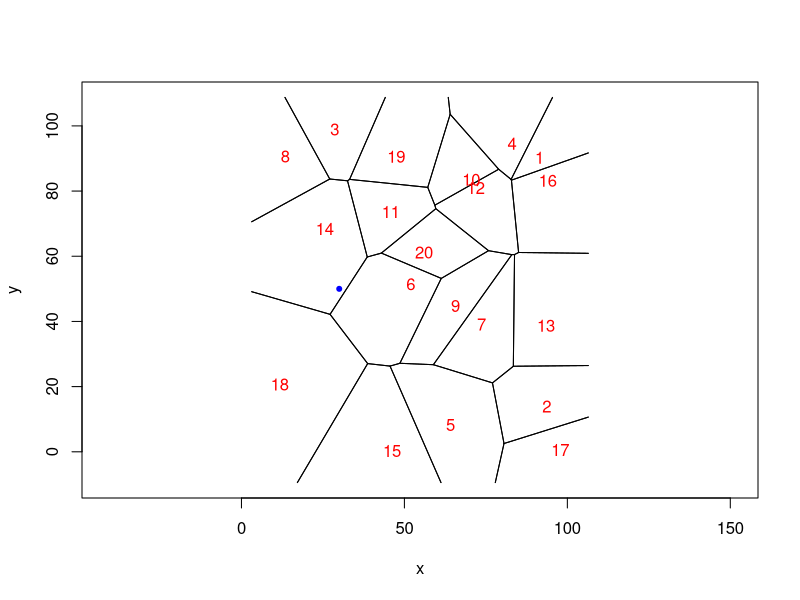

The R script that drew this image:
library(deldir)


### Name: which.tile
### Title: Determine the tile containing a given point.
### Aliases: which.tile
### Keywords: spatial

### ** Examples

set.seed(42)
x   <- runif(20,0,100)
y   <- runif(20,0,100)
dxy <- deldir(x,y)
txy <- tile.list(dxy)
i   <- which.tile(30,50,txy) # The value of i here is 14.
plot(txy,showpoints=FALSE)
text(x,y,labels=1:length(txy),col="red")
points(30,50,pch=20,col="blue")
